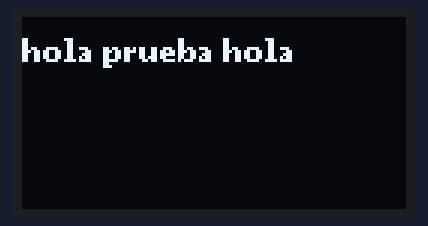
A sketch run on a simulated ESP32-C3. On the bench: 128×64 one-colour display.

Above: at 0.1 s.

The sketch:

PruebaLED.ino
```cpp
#include <Arduino.h>
#include <U8g2lib.h>

#ifdef U8X8_HAVE_HW_I2C
#include <Wire.h>
#endif

// Constructor para SSD1315 (compatible con SSD1306 en U8g2, I2C hardware con pines específicos para ESP32-C3)
U8G2_SSD1306_128X64_NONAME_F_HW_I2C u8g2(U8G2_R0, /* clock (SCL)=*/ 9, /* data (SDA)=*/ 8, /* reset=*/ U8X8_PIN_NONE);

void setup(void) {
  // Inicializa el display (automáticamente inicia Wire en pines 8/9)
  u8g2.begin();
}

void loop(void) {
  // Limpia el buffer
  u8g2.clearBuffer();

  // Configura fuente (pequeña y legible)
  u8g2.setFont(u8g2_font_ncenB08_tr);

  // Dibuja el texto en posición x=0, y=15 (ajusta si es necesario para centrar)
  u8g2.drawStr(0, 15, "hola prueba hola");

  // Envía el buffer al display
  u8g2.sendBuffer();

  // Espera 1 segundo
  delay(1000);

  // Opcional: Limpia la pantalla en el siguiente ciclo (parpadea)
  u8g2.clearBuffer();
  u8g2.sendBuffer();
  delay(500);
}
```
